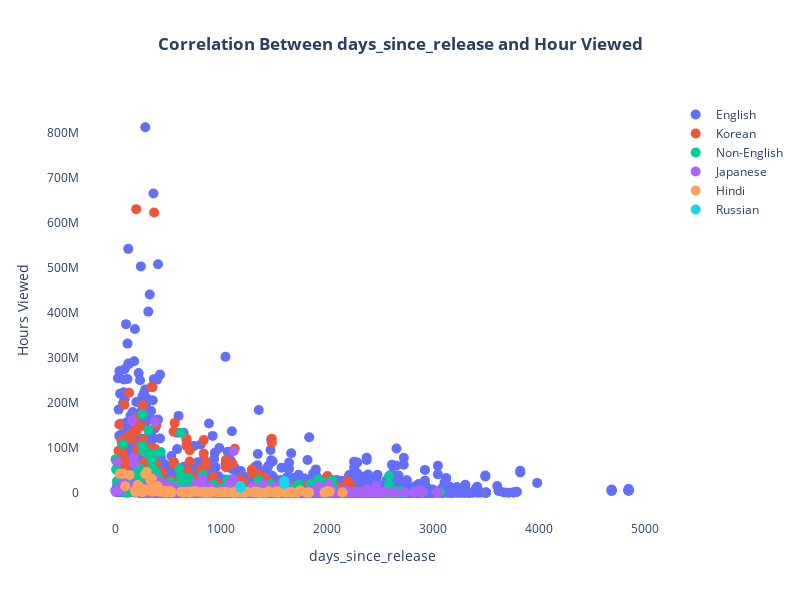

The cell this chart's notebook holds for it:
### Markdown cell above
#### **Correlation between Days of Release and Number of View**

### Code cell
plot_scatter_plot(df, 'days_since_release', 'Hours Viewed', 'Correlation Between days_since_release and Hour Viewed', color_column='Language Indicator')

### Figure 1 — Plotly figure (JSON) as saved in the notebook; plotly's stock layout.template omitted (floating-point values rounded to 4 significant figures; data arrays with more than 128 entries replaced by an {"elided": "..."} marker saying what was removed)
{"data": [{"marker": {"size": 10}, "mode": "markers", "name": "English", "text": {"elided": "5963 str values"}, "type": "scatter", "x": {"elided": "5963 int values"}, "y": {"elided": "5963 int values"}}, {"marker": {"size": 10}, "mode": "markers", "name": "Korean", "text": {"elided": "446 str values"}, "type": "scatter", "x": {"elided": "446 int values"}, "y": {"elided": "446 int values"}}, {"marker": {"size": 10}, "mode": "markers", "name": "Non-English", "text": {"elided": "795 str values"}, "type": "scatter", "x": {"elided": "795 int values"}, "y": {"elided": "795 int values"}}, {"marker": {"size": 10}, "mode": "markers", "name": "Japanese", "text": {"elided": "324 str values"}, "type": "scatter", "x": {"elided": "324 int values"}, "y": {"elided": "324 int values"}}, {"marker": {"size": 10}, "mode": "markers", "name": "Hindi", "text": ["Hindi", "Hindi", "Hindi", "Hindi", "Hindi", "Hindi", "Hindi", "Hindi", "Hindi", "Hindi", "Hindi", "Hindi", "Hindi", "Hindi", "Hindi", "Hindi", "Hindi", "Hindi", "Hindi", "Hindi", "Hindi", "Hindi", "Hindi", "Hindi", "Hindi", "Hindi", "Hindi", "Hindi", "Hindi", "Hindi", "Hindi", "Hindi", "Hindi", "Hindi", "Hindi", "Hindi", "Hindi", "Hindi", "Hindi", "Hindi", "Hindi", "Hindi", "Hindi", "Hindi", "Hindi", "Hindi", "Hindi", "Hindi", "Hindi", "Hindi", "Hindi", "Hindi", "Hindi", "Hindi", "Hindi", "Hindi", "Hindi", "Hindi", "Hindi", "Hindi", "Hindi", "Hindi", "Hindi", "Hindi", "Hindi", "Hindi", "Hindi", "Hindi", "Hindi", "Hindi", "Hindi", "Hindi", "Hindi", "Hindi", "Hindi", "Hindi", "Hindi", "Hindi", "Hindi", "Hindi", "Hindi", "Hindi", "Hindi", "Hindi", "Hindi", "Hindi", "Hindi", "Hindi", "Hindi", "Hindi", "Hindi", "Hindi", "Hindi", "Hindi", "Hindi", "Hindi", "Hindi", "Hindi", "Hindi", "Hindi", "Hindi", "Hindi", "Hindi", "Hindi", "Hindi", "Hindi", "Hindi", "Hindi", "Hindi", "Hindi", "Hindi", "Hindi", "Hindi", "Hindi", "Hindi", "Hindi", "Hindi", "Hindi"], "type": "scatter", "x": [296, 282, 345, 331, 213, 401, 353, 226, 255, 185, 443, 1745, 513, null, 464, null, 1521, 1451, 2004, 1136, 751, 1316, null, null, 492, 912, 2026, 415, 1600, 1556, 1178, 716, 1339, 457, 193, 625, null, 1461, 786, 1038, 1248, 674, 828, 534, 989, 471, 1626, 1028, 1304, 856, 529, 2146, 1227, 1661, 957, 1080, 1829, 1185, 1507, 480, 1157, 1220, 835, 1976, 1675, 638, 863, 891, 702, 1353, 1416, 1122, 1605, 1808, null, 1374, 1717, 1535, 43, 135, 74, 93, 401, 213, 296, 1745, 1556, 751, 1451, 492, 1316, 331, 2004, 464, 625, 443, 1136, 1600, 716, 353, 193, 674, 1626, 828, 529, 480, 255, 1028, 1661, 856, 1220, 702, 1829, 863, 1353, 1416, 1122, 891], "y": [46300000, 41700000, 31200000, 27700000, 17300000, 14300000, 13100000, 12900000, 9200000, 5200000, 5100000, 4800000, 4700000, 4200000, 4100000, 4100000, 3500000, 3500000, 3400000, 3200000, 3000000, 3000000, 2800000, 2700000, 2700000, 2700000, 2600000, 2600000, 2600000, 2500000, 2400000, 2400000, 2300000, 2300000, 2300000, 2200000, 1900000, 1900000, 1900000, 1800000, 1700000, 1600000, 1400000, 1300000, 1200000, 1100000, 1100000, 1000000, 1000000, 1000000, 900000, 900000, 800000, 800000, 800000, 800000, 700000, 700000, 600000, 600000, 600000, 600000, 400000, 400000, 400000, 400000, 400000, 400000, 400000, 300000, 300000, 200000, 200000, 200000, 200000, 100000, 100000, 100000, 42100000, 39400000, 42300000, 14700000, 6500000, 5900000, 6700000, 4400000, 3500000, 3300000, 3000000, 2200000, 2000000, 3600000, 3400000, 3100000, 2400000, 2300000, 1600000, 2600000, 2300000, 2200000, 1700000, 1600000, 1200000, 1000000, 700000, 600000, 1200000, 1000000, 1000000, 800000, 500000, 200000, 700000, 500000, 300000, 300000, 200000, 200000]}, {"marker": {"size": 10}, "mode": "markers", "name": "Russian", "text": ["Russian", "Russian", "Russian", "Russian"], "type": "scatter", "x": [1598, 1180, 1180, 1598], "y": [26600000, 15000000, 11000000, 19800000]}], "layout": {"height": 600, "paper_bgcolor": "rgba(0,0,0,0)", "plot_bgcolor": "rgba(0,0,0,0)", "title": {"text": "<b>Correlation Between days_since_release and Hour Viewed</b>", "x": 0.5, "xanchor": "center"}, "width": 800, "xaxis": {"showgrid": false, "title": {"text": "days_since_release"}}, "yaxis": {"showgrid": false, "title": {"text": "Hours Viewed"}}}}
